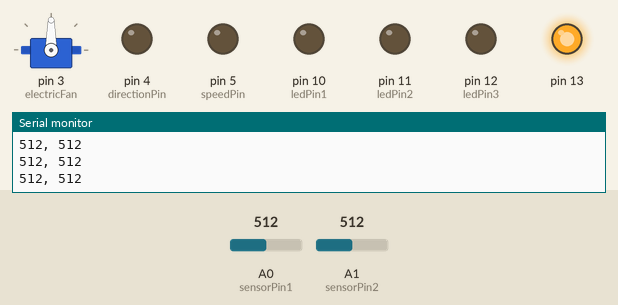
Bench run of a sketch on a simulated Arduino Uno, built with avr-gcc and run on an emulated ATmega328P. Parts: servo, output pins drawn as LEDs (lit = HIGH), the last lines printed to the serial monitor. Inputs (shaded band) come from the test bench; at power-on: A0 (sensorPin1) = 512, A1 (sensorPin2) = 512.

Above: at 0.1 s.
At 6.2 s:
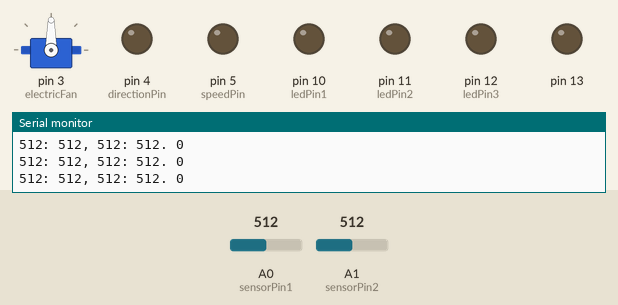
6.3 s: A0 (sensorPin1) set to 108
9.3 s: A0 (sensorPin1) set to 92
10.8 s: A1 (sensorPin2) set to 11
13.8 s: A1 (sensorPin2) set to 8
Timing chart, 0 to 16.3 s (numbered marks = the images above; inputs shaded):
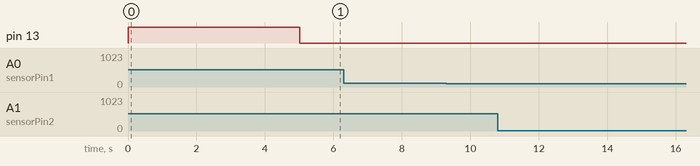

The sketch:

K11_5.ino
```cpp
#include <Servo.h>
#include <Wire.h>

/*
 *
 */

const int sensorPin1 = A0;
const int sensorPin2 = A1;
const int ledPin1 = 10;
const int ledPin2 = 11;
const int ledPin3 = 12;
const int directionPin = 4;
const int speedPin = 5;
int sensor1 = 0;
int sensor2 = 0;
int prevSensor1 = 0;
int prevSensor2 = 0;
int maxSensorValue1 = 0;
int minSensorValue1 = 1023;
int maxSensorValue2 = 0;
int minSensorValue2 = 1023;
int threshold1 = 0;
int threshold2 = 0;
int count = 0;
int swingPosition = 0;
boolean asserted1 = false;
boolean asserted2 = false;
boolean swingReversed = false;

long swingPrevious = 0;
long swingCurrent = 0;
long swingStagger = 20;

Servo electricFan;

void setup() {
  pinMode(ledPin1, OUTPUT);
  pinMode(ledPin2, OUTPUT);
  pinMode(ledPin3, OUTPUT);
  pinMode(directionPin, OUTPUT);
  pinMode(speedPin, OUTPUT);
  pinMode(13, OUTPUT);

  electricFan.attach(3);
  electricFan.write(90);

  digitalWrite(4, LOW);

  Serial.begin(9600);
  calibration(5000);

  swingPrevious = millis();
}

void loop() {
  sensor1 = analogRead(sensorPin1);
  sensor2 = analogRead(sensorPin2);

  Serial.print(threshold1);
  Serial.print(": ");
  Serial.print(sensor1);
  Serial.print(", ");
  Serial.print(threshold2);
  Serial.print(": ");
  Serial.print(sensor2);
  Serial.print(". ");
  Serial.println(count);

  if (sensor1 < threshold1) {
    if (sensor1 < threshold1 && prevSensor1 > threshold1) {

      asserted1 ^= 1;

      if (asserted2) {
        count++;
        asserted1 = false;
        asserted2 = false;
      }

    }
  }

  if (sensor2 < threshold2) {
    if (sensor2 < threshold2 && prevSensor2 > threshold2) {

      asserted2 ^= 1;

      if (asserted1) {
        count--;
        asserted1 = false;
        asserted2 = false;
      }

    }
  }

  if (count <= 0) {
    digitalWrite(ledPin1, LOW);
    digitalWrite(ledPin2, LOW);
    digitalWrite(ledPin3, LOW);

    electricFanSwing(false);
    analogWrite(speedPin, 0);

    count = 0;
  } else if (count == 1){
    digitalWrite(ledPin1, HIGH);
    digitalWrite(ledPin2, LOW);
    digitalWrite(ledPin3, LOW);

    electricFanSwing(false);
    analogWrite(speedPin, 85);
  } else if (count == 2){
    digitalWrite(ledPin1, HIGH);
    digitalWrite(ledPin2, HIGH);
    digitalWrite(ledPin3, LOW);

    electricFanSwing(true);
    analogWrite(speedPin, 85);
  } else if (count == 3){
    digitalWrite(ledPin1, HIGH);
    digitalWrite(ledPin2, HIGH);
    digitalWrite(ledPin3, HIGH);

    electricFanSwing(true);
    analogWrite(speedPin, 170);
  } else if (count >= 3){
    digitalWrite(ledPin1, HIGH);
    digitalWrite(ledPin2, HIGH);
    digitalWrite(ledPin3, HIGH);

    electricFanSwing(true);
    analogWrite(speedPin, 255);
  }

  prevSensor1 = sensor1;
  prevSensor2 = sensor2;
}

void calibration (int millisecondDuration) {
  digitalWrite(13, HIGH);
  for (int i = millis(); i < millisecondDuration; i = millis()){
    sensor1 = analogRead(sensorPin1);
    Serial.print(sensor1);
    Serial.print(", ");
    if (sensor1 < minSensorValue1){
      minSensorValue1 = sensor1;
    }
    if (sensor1 > maxSensorValue1){
      maxSensorValue1 = sensor1;
    }
    sensor2 = analogRead(sensorPin2);
    Serial.println(sensor2);
    if (sensor2 < minSensorValue2){
      minSensorValue2 = sensor2;
    }
    if (sensor2 > maxSensorValue2){
      maxSensorValue2 = sensor2;
    }
  }
  threshold1 = (maxSensorValue1 + minSensorValue1)/2;
  threshold2 = (maxSensorValue2 + minSensorValue2)/2;
  Serial.println(threshold1);
  Serial.println(threshold2);
  digitalWrite(13, LOW);
}

void electricFanSwing (boolean enabled) {
  swingCurrent = millis();
  if (swingCurrent - swingPrevious >= swingStagger) {
    if (enabled) {
      electricFan.write(swingPosition);
      if (swingPosition == 180) {
        swingReversed = true;
      } else if (swingPosition == 0) {
        swingReversed = false;
      }
      swingPosition += swingReversed ? -1 : 1;
    }
    swingPrevious = swingCurrent;
  }
}
```
